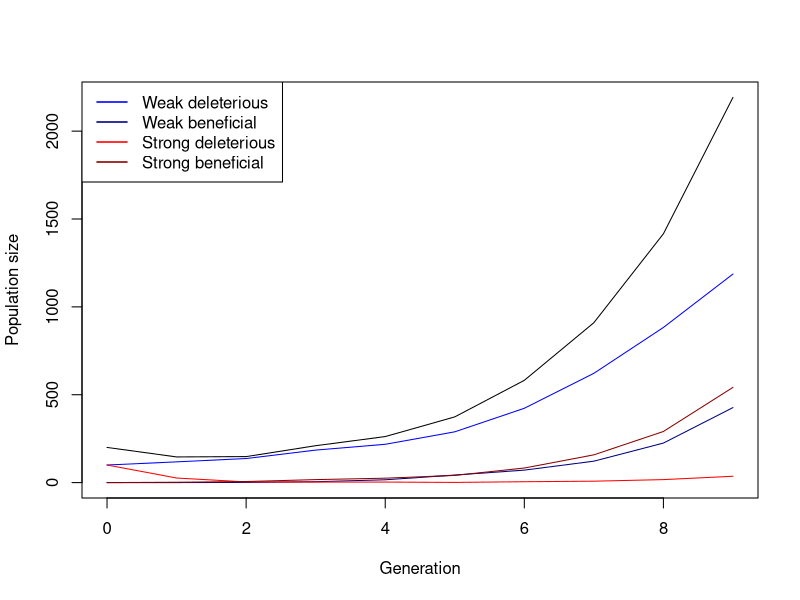

Reproduce this figure in R.
## ---- chunk 1
# Function for simulating one Generation in the Population
simulate_one_gen <- function(N_wd, N_wb, N_sd, N_sb, decay_rate_wm, decay_rate_sm, s_wm, s_sm, m_rate_wm, m_rate_sm) {
  
  # draw Offspring according to Poisson Distribution
  offsp_wd <- rpois(1, N_wd * (1-decay_rate_wm-s_wm))
  offsp_wb <- rpois(1, N_wb * (1-decay_rate_wm+s_wm))
  offsp_sd <- rpois(1, N_sd * (1-decay_rate_sm-s_sm))
  offsp_sb <- rpois(1, N_sb * (1-decay_rate_sm+s_sm))
  # draw changing Mutants according to Poisson Distribution
  mut_wd_to_wb <- rpois(1, offsp_wd * m_rate_wm)
  mut_sd_to_sb <- rpois(1, offsp_sd * m_rate_sm)
  mut_wb_to_wd <- rpois(1, offsp_wb * m_rate_wm)
  mut_sb_to_sd <- rpois(1, offsp_sb * m_rate_sm)
  
  # determine new Population Sizes of all four Mutants (2 versions of weak Mutations   and 2   versions of strong Mutations)
  N_wd_new <- max(offsp_wd - mut_wd_to_wb, 0)+(offsp_wd + mut_wb_to_wd)
  N_wb_new <- max(offsp_wb - mut_wb_to_wd, 0)+(offsp_wb + mut_wd_to_wb)
  N_sd_new <- max(offsp_sd - mut_sd_to_sb, 0)+(offsp_sd + mut_sb_to_sd)
  N_sb_new <- max(offsp_sb - mut_sb_to_sd, 0)+(offsp_sb + mut_sd_to_sb)
  
 return(c(N_wd_new, N_wb_new, N_sd_new, N_sb_new))
}
# Test the Function
print(simulate_one_gen(N_wd=50, N_wb=0, N_sd=50, N_sb=0, decay_rate_wm=0.1, decay_rate_sm=0.2, s_wm=0.2, s_sm=0.4, m_rate_wm=0.1, m_rate_sm=0.1))
## ---- chunk 2
# Simulation runs until the 100th Generation
max_gen=1000
simulate_pop <- function(init_wd, init_wb,  init_sd, init_sb, decay_rate_wm, decay_rate_sm, s_wm, s_sm, m_rate_wm, m_rate_sm, max_gen) {
  # Create the Vector in which to save the Results
  pop_vector <- c(init_wd,init_wb, init_sd, init_sb)
  # initiate the variables
  pop_new <- c(init_wd, init_wb, init_sd, init_sb)
  
  # run the Simulation until Generation max_gen
  for (i in 1:(max_gen + 1)) {
    # redefine the current Population one Generation later
    pop_new <- simulate_one_gen(pop_new[1],pop_new[2],pop_new[3],pop_new[4], decay_rate_wm, decay_rate_sm, s_wm, s_sm, m_rate_wm, m_rate_sm)
    # add the new Population Sizes to the Output Vector
    pop_vector <- rbind(pop_vector,pop_new)
    # Condition to stop the Simulation before max_gen: either the Population exceeds 1.5         Times the Original Population Size, or it goes extinct
    if ((sum(pop_new) >= 10 * sum(c(init_wd, init_wb, init_sd, init_sb))) || sum(pop_new) == 0)
      break

}
  
  # Define the Row and Column Names of the Output Vector
  rownames(pop_vector) <- (0:max_gen)[1:length(pop_vector[,1])] # Note that the Vector has to be cut if the Simulation stopped early
  colnames(pop_vector) <- c("wd","wb", "sd", "sb")
  # return the Result
  return(pop_vector)	
}


# Test the Function and plot the Result
# set max_gen to a Value to be used througout
max_gen <- 1000
# create your Simulation Data
output <- simulate_pop(init_wd=100, init_wb=0,  init_sd=100, init_sb=0, decay_rate_wm=0.2, decay_rate_sm=0.4, s_wm=0.1, s_sm=0.4, m_rate_wm=0.01, m_rate_sm=0.1,max_gen)
# show the last few Lines of the Data Table
print(tail(output))
# plot the Output - note that the Plot Range and the x Axis have to be adjusted based on the Length of the Table
# determine x axis Range 
x_range <- 0:(length(output[,1])-1)
# this plots the total Population Size
plot(x_range,output[,1]+output[,2]+output[ ,3]+output[ ,4],type='l',ylim=c(0,max(output[,1]+output[,2]+output[ ,3]+output[ ,4])),xlab =  "Generation",ylab = "Population size")
# add Number of wd Individuals
lines(x_range,output[,1], col="blue")
# add Number of wb Individuals
lines(x_range,output[,2], col="navyblue")
# add Number of sd Individuals
lines(x_range,output[,3], col="red")
# add Number of sb Individuals
lines(x_range,output[,4], col="darkred")
# add Legend
legend("topleft",
       legend=c("Weak deleterious","Weak beneficial","Strong deleterious","Strong beneficial"),
       col=c("blue","navyblue","red","darkred"), lty=1, lwd=1.5)
## ---- chunk 3
# set some Parameters to fixed Values
init_wd <- 50
init_wb <- 0
init_sd <- 50
init_sb <- 0
m_rate_wm <- 0.001
m_rate_sm <- 0.001
decay_rate_wm <- 0.1
decay_rate_sm <- 0.3
s_wm <- 0.2
s_sm <- 0.4
max_gen <- 1000
# determine how often to run the Simulation for each set of Parameters
no_replicates <- 100

# set Parameters to vary
s_values_wm <- c(0.2,0.3,0.4)
s_values_sm <- c(0.4,0.5,0.6)
m_values_wm <- c(0.01,0.05,0.1)
m_values_sm <- c(0.1,0.15,0.2)

# initialize Data Table - where to collect the Results
data_table <- c()
# run the Simulation across all chosen Parameters
# loop over decay rates
for(mval_wm in m_values_wm){
  for(mval_sm in m_values_sm){
  # loop over selection coefficients
    for(sval_wm in s_values_wm){
      for(sval_sm in s_values_sm){
    # different way of running many Simulations: make replicates using "repeat" Function with a        counter i
    # reset Counter
      i<-1
      repeat {
      # increase Counter by one
        i<-i+1
      # run the Simulation once
        one_run <- simulate_pop(init_wd, init_wb, init_sd, init_sb,
                        decay_rate_wm, decay_rate_sm,
                        sval_wm, sval_sm, mval_wm, mval_sm, max_gen)
      # determine total Population Sizes
        total_size <- one_run[,1]+one_run[,2]+one_run[,3]+one_run[,4]
      # determine minimum Population Size
        min_size <- min(total_size)
      # determine (first) Generation at which this population size occurred
        min_gen <- as.numeric(which(total_size==min_size)[1])
      # enter the Data into the Table
        data_table <- rbind(data_table,c(mval_wm,mval_sm,sval_wm,sval_sm,min_gen,min_size)) 
        # note that we add the varying Parameters (selection strength and mutation rate for          each weak and strong Mutation) to the Table too
      # stop the repeated Computation after no_replicates times
        if(i>no_replicates) break
    }
  }
  }
  }
}
# define Column Names of Data Table
colnames(data_table) <- c("m_rate_wm","m_rate_sm","s_wm","s_sm","min_gen","no_min")
# show the first and last Lines of the Output
print(head(data_table))
print(tail(data_table))
